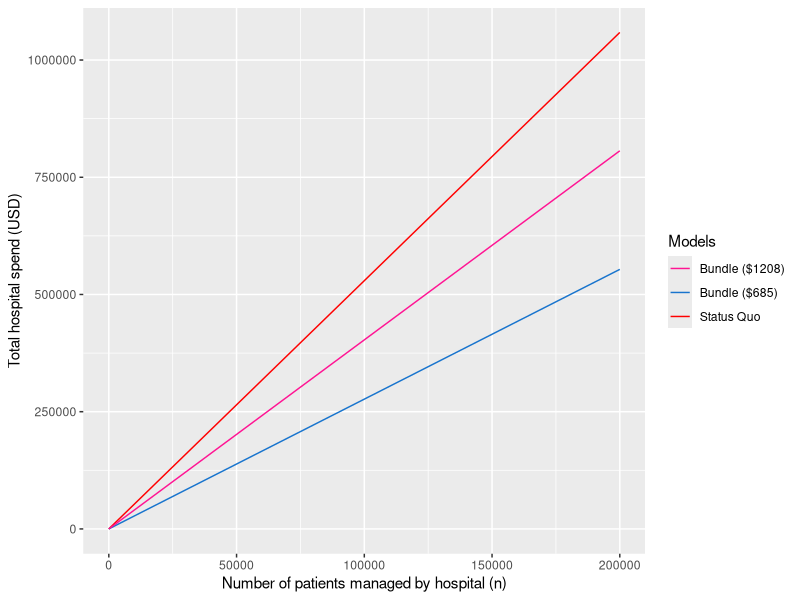
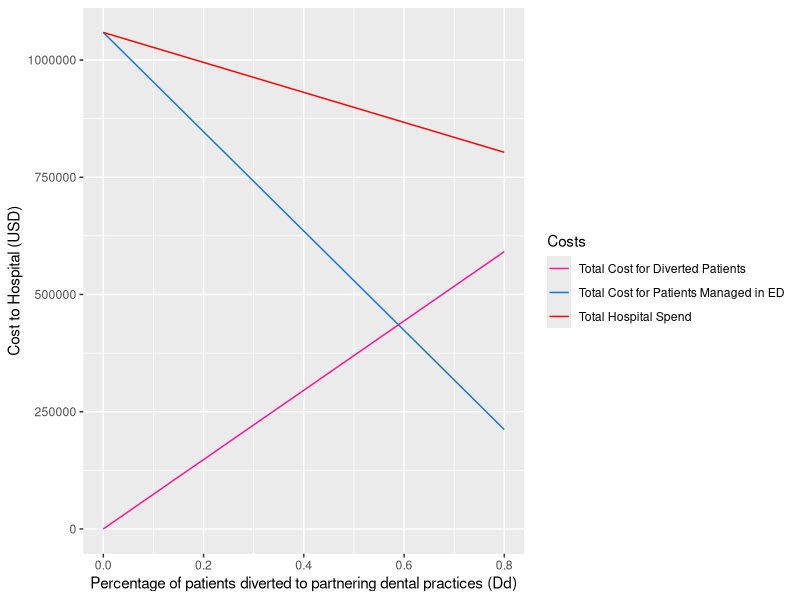

The R source for these figures, in order:
## ---- chunk 1
knitr::opts_chunk$set(echo = TRUE)
install.packages("tidyverse")
library(ggplot2)
## ---- chunk 2
# define variables 
n <- NA #population size
ev <- 0.18 # Percentage of population that visits the emergency department annually
nv <- 2.31 # Average visits per individual who visits the emergency department.
fd <- 0.017 # Percentage of emergency department visits with a chief complaint of dental pain
Pd <- 749 # Average cost of managing dental pain in the emergency department
Dd <- 0.79 # Percentage of Emergency Department visits for dental pain that can be diverted to a dental practice.
Pp <- NA # Per-patient price to manage dental pain in a partnering dental practice.

# define bundled payment models (n is independent variable x)

#Status quo
squo <- function(x) {
  x*(ev*nv*fd*Pd)
}

# Bundle, Pp is $685
bundle_min <- function(x) {
  x*(ev*fd)*(Dd*685 + nv*(1-Dd)*Pd)
}

# Bundle, Pp is $1208
bundle_mean <- function(x) {
  x*(ev*fd)*(Dd*1208 + nv*(1-Dd)*Pd)
}

ggplot(data.frame(x=c(0, 200000)), aes(x)) + stat_function(fun=squo, aes(colour = "Status Quo")) + stat_function(fun=bundle_min, aes(colour = "Bundle ($685)")) + stat_function(fun=bundle_mean, aes(colour = "Bundle ($1208)")) + xlab("Number of patients managed by hospital (n)") + ylab("Total hospital spend (USD)") + scale_colour_manual("Models", values = c("deeppink", "dodgerblue3", "red"))
## ---- chunk 3
# assuming n = 200,000, we see how total hospital changes as a higher percentage of patients are diverted to partnering dental practices at the mean Pp of $1208.
n <- 200000
Pp <- 1208
# total cost of patients that were diverted to partnering dental practices
diverted <- function(x) {
  n*(ev*fd)*x*Pp
}

# total cost of patients that could not be diverted to partnering dental practices and were managed in the ED
remain <- function(x) {
  n*(ev*fd)*nv*(1-x)*Pd
}

# total hospital spend
total <- function(x) {
  n*(ev*fd)*(x*1208 + nv*(1-x)*Pd)
}

ggplot(data.frame(x=c(0, .80)), aes(x)) + stat_function(fun=diverted, aes(colour = "Total Cost for Diverted Patients")) + stat_function(fun=remain, aes(colour = "Total Cost for Patients Managed in ED")) + stat_function(fun=total, aes(colour = "Total Hospital Spend")) + xlab("Percentage of patients diverted to partnering dental practices (Dd)") + ylab("Cost to Hospital (USD)") + scale_colour_manual("Costs", values = c("deeppink", "dodgerblue3", "red"))
